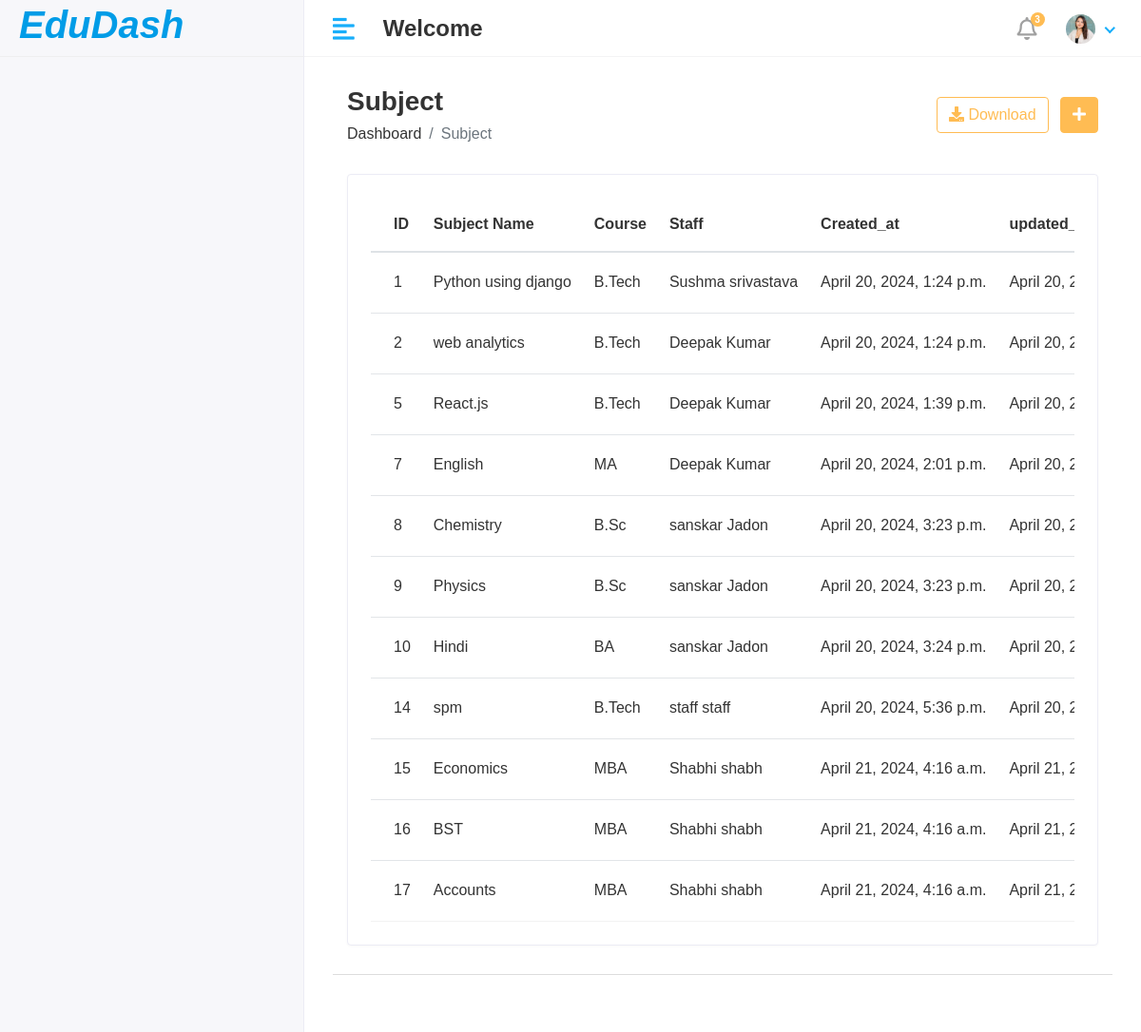
/Hod/Subject/View, run on the app's committed database.
### newapp/models.py (models this page shows, shortened)
class Subject(models.Model):
    name = models.CharField(max_length=100)
    course = models.ForeignKey(Course,on_delete=models.CASCADE)
    staff= models.ForeignKey(Staff,on_delete=models.CASCADE)
    created_at = models.DateTimeField(auto_now_add=True)
    updated_at = models.DateTimeField(auto_now=True)

class Course(models.Model):
    name=models.CharField(max_length=50)
    created_at = models.DateTimeField(auto_now_add=True)
    updated_at = models.DateTimeField(auto_now=True)
    def __str__(self):
        return self.name

class Staff(models.Model):
    admin = models.OneToOneField(CustomUser,on_delete=models.CASCADE)
    address = models.TextField()
    gender = models.CharField(max_length=100)
    created_at = models.DateTimeField(auto_now_add=True)
    updated_at = models.DateTimeField(auto_now=True)

class CustomUser(AbstractUser):
    USER = (
        ('1','HOD'),
        ('2','STAFF'),
        ('3','STUDENT'),
    )
    user_type = models.CharField(choices =USER,max_length=50,default=1 )
    profile_pic = models.ImageField(upload_to = 'media/profile_pic')

### newproject/Hod_Views.py (the view)
# urls.py: path('Hod/Subject/View',Hod_Views.VIEW_SUBJECT,name='view_subject'),
def VIEW_SUBJECT(request):
    subject= Subject.objects.all()
    context = {
        'subject':subject,
    }
    return render(request,'Hod/view_subject.html',context)

### templates/Hod/view_subject.html (shortened to what this page needs)
{% extends 'base.html' %}
{% block content %}
{% load static %}
<div class="content container-fluid">
   <div class="page-header">
      <div class="row align-items-center">
         <div class="col">
            <h3 class="page-title">Subject</h3>
            <ul class="breadcrumb">
               <li class="breadcrumb-item"><a href="index.html">Dashboard</a></li>
               <li class="breadcrumb-item active">Subject</li>
            </ul>
         </div>
         <div class="col-auto text-right float-right ml-auto">
            <a href="#" class="btn btn-outline-primary mr-2"><i class="fas fa-download"></i> Download</a>
            <a href="add-student.html" class="btn btn-primary"><i class="fas fa-plus"></i></a>
         </div>
      </div>
   </div>
   <div class="row">
      <div class="col-sm-12">
         <div class="card card-table">
            <div class="card-body">
               <div class="table-responsive">
                  <table id="table_id" class="table table-hover table-center mb-0">
                     <thead>
                        <tr>
                           <th>ID</th>
                           <th>Subject Name</th>
                           <th>Course</th>
                           <th>Staff</th>
                           <th>Created_at</th>
                           <th>updated_at</th>
                        </tr>
                     </thead>
                     <tbody>
                        {% for i in subject %}
                        <tr>
                           <td>{{i.id}}</td>
                           <td>{{i.name}}</td>
                           <td>{{i.course}}</td>
                           <td>{{i.staff.admin.first_name}}&nbsp;{{i.staff.admin.last_name}}</td>
                           <td>{{i.created_at}}</td>
                           <td>{{i.updated_at}}</td>
                        </tr>
                        {% endfor %}
                     </tbody>
                  </table>
               </div>
            </div>
         </div>
      </div>
   </div>
</div>
{% endblock %}

### static/assets/css/style.css (style rules this page uses)
html { height: 100%; }
body { background-color: #fff; color: #333; font-family: 'Poppins', sans-serif; font-size: 1rem; height: 100%; line-height: 1.5; overflow-x: hidden; }
h1, h2, h3, h4, h5, h6 { font-family: 'Poppins', sans-serif; margin-top: 0; }
a { color: #009ce7; }
input, button, a { transition: all 0.4s ease; -moz-transition: all 0.4s ease; -o-transition: all 0.4s ease; -ms-transition: all 0.4s ease; -webkit-transition: all 0.4s ease; }
ul, ol { padding: 0px; list-style: none; }
.table { color: #333; max-width: 100%; margin-bottom: 0; width: 100%; }
.table thead tr th { font-weight: 600; }
.table tbody tr { border-bottom: 1px solid rgba(0, 0, 0, 0.05); }
.table.table-center td, .table.table-center th { vertical-align: middle; }
.card-table .card-body .table > thead > tr > th { border-top: 0; }
.card-table .card-body .table tr td:first-child, .card-table .card-body .table tr th:first-child { padding-left: 1.5rem; }
.card-table .table td, .card-table .table th { border-top: 1px solid #e2e5e8; padding: 1rem 0.75rem; white-space: nowrap; }
.btn-primary { background-color: #FFBC53; border: 1px solid #FFBC53; }
.btn-outline-primary { color: #FFBC53; border-color: #FFBC53; }
.card { border: 1px solid #ececf5; box-shadow: 0 1px 3px 0 rgba(0, 0, 0, 0.03); margin-bottom: 1.875rem; }
.card-body { padding: 1.5rem; }
.page-header { margin-bottom: 1.875rem; }
.page-header .breadcrumb { background-color: transparent; color: #6c757d; font-size: 1rem; font-weight: 500; margin-bottom: 0; padding: 0; }
.page-header .breadcrumb a { color: #333; }
.page-title { font-size: 28px; font-weight: 600; color: #333; margin-bottom: 5px; }

### data on the page
Subject: id "1", name "Python using django", course "B.Tech", staff.admin.first_name "Sushma", staff.admin.last_name "srivastava", created_at "April 20, 2024, 1:24 p.m.", updated_at "April 20,…"
Subject: id "2", name "web analytics", course "B.Tech", staff.admin.first_name "Deepak", staff.admin.last_name "Kumar", created_at "April 20, 2024, 1:24 p.m.", updated_at "April 20,…"
Subject: id "5", name "React.js", course "B.Tech", staff.admin.first_name "Deepak", staff.admin.last_name "Kumar", created_at "April 20, 2024, 1:39 p.m.", updated_at "April 20,…"
Subject: id "7", name "English", course "MA", staff.admin.first_name "Deepak", staff.admin.last_name "Kumar", created_at "April 20, 2024, 2:01 p.m.", updated_at "April 20,…"
Subject: id "8", name "Chemistry", course "B.Sc", staff.admin.first_name "sanskar", staff.admin.last_name "Jadon", created_at "April 20, 2024, 3:23 p.m.", updated_at "April 20,…"
Subject: id "9", name "Physics", course "B.Sc", staff.admin.first_name "sanskar", staff.admin.last_name "Jadon", created_at "April 20, 2024, 3:23 p.m.", updated_at "April 20,…"
Subject: id "10", name "Hindi", course "BA", staff.admin.first_name "sanskar", staff.admin.last_name "Jadon", created_at "April 20, 2024, 3:24 p.m.", updated_at "April 20,…"
Subject: id "14", name "spm", course "B.Tech", staff.admin.first_name "staff", staff.admin.last_name "staff", created_at "April 20, 2024, 5:36 p.m.", updated_at "April 20,…"
Subject: id "15", name "Economics", course "MBA", staff.admin.first_name "Shabhi", staff.admin.last_name "shabh", created_at "April 21, 2024, 4:16 a.m.", updated_at "April 21,…"
Subject: id "16", name "BST", course "MBA", staff.admin.first_name "Shabhi", staff.admin.last_name "shabh", created_at "April 21, 2024, 4:16 a.m.", updated_at "April 21,…"
Subject: id "17", name "Accounts", course "MBA", staff.admin.first_name "Shabhi", staff.admin.last_name "shabh", created_at "April 21, 2024, 4:16 a.m.", updated_at "April 21,…"
